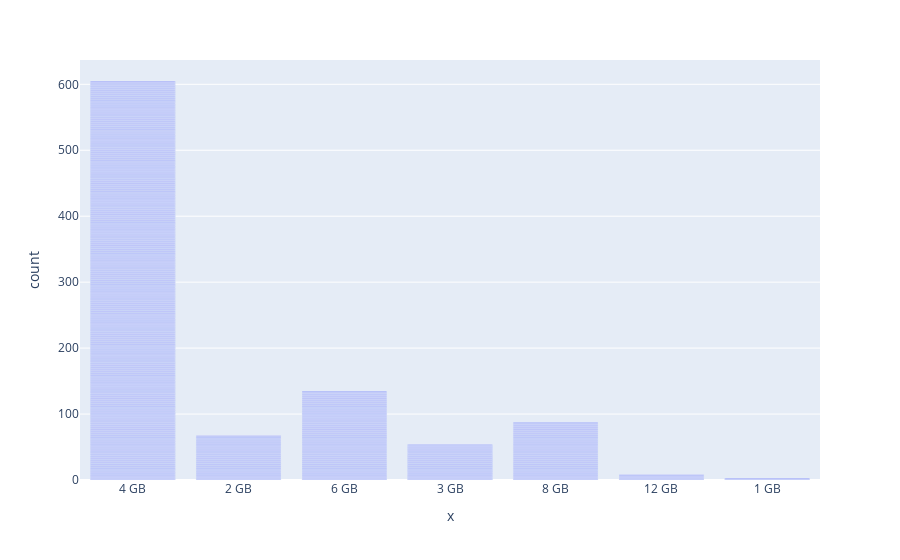

The notebook cell saved with this chart:
### Code cell
px.bar(x=data['RAM'])

### Figure 1 — Plotly figure (JSON) as saved in the notebook; plotly's stock layout.template omitted (floating-point values rounded to 4 significant figures; data arrays with more than 128 entries replaced by an {"elided": "..."} marker saying what was removed)
{"data": [{"alignmentgroup": "True", "hovertemplate": "x=%{x}<br>count=%{y}<extra></extra>", "legendgroup": "", "marker": {"color": "#636efa"}, "name": "", "offsetgroup": "", "orientation": "v", "showlegend": false, "textposition": "auto", "type": "bar", "x": {"elided": "960 str values"}, "xaxis": "x", "y": {"elided": "960 int values"}, "yaxis": "y"}], "layout": {"barmode": "relative", "legend": {"tracegroupgap": 0}, "margin": {"t": 60}, "xaxis": {"anchor": "y", "domain": [0, 1], "title": {"text": "x"}}, "yaxis": {"anchor": "x", "domain": [0, 1], "title": {"text": "count"}}}}
